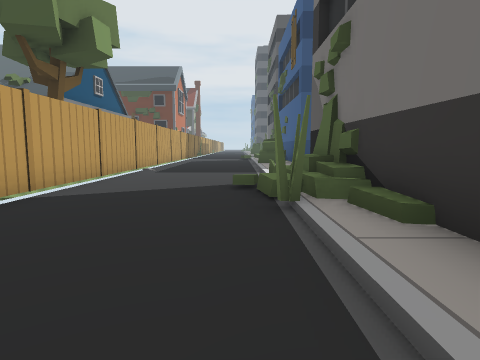
[1] (above)

24 first-person views from a walk through a 3-D level made in the Unity game engine. The camera is 1.4 m above the floor, tilts 6° down and sees 75° across. The floor is counted in squares, 2 m on a side. Each view is taken from the middle of a square. On the plan, view 1 faces up. The plan holds only what a view shows up to about 10 squares ahead; the rest is blank. The place goes on beyond the plan. The player is left out. Some animated figures are not drawn. Some surface patterns are stand-ins.

[2]
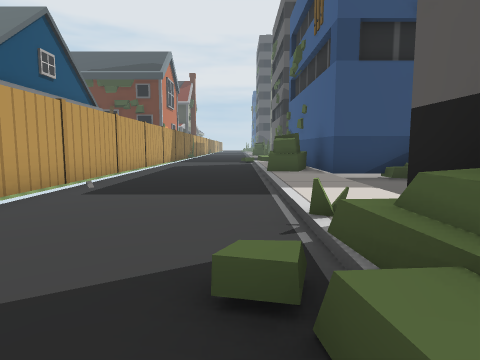

[3]
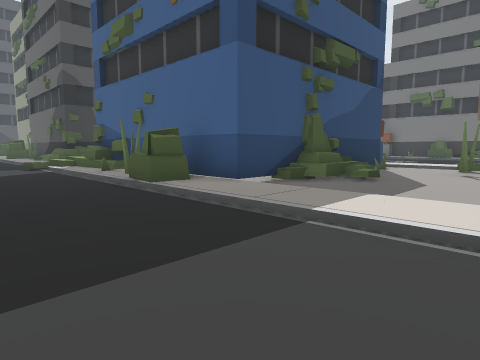

[4]
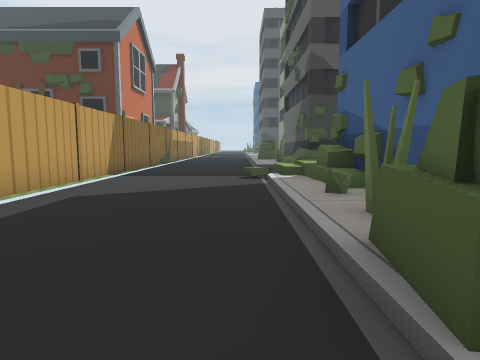

[5]
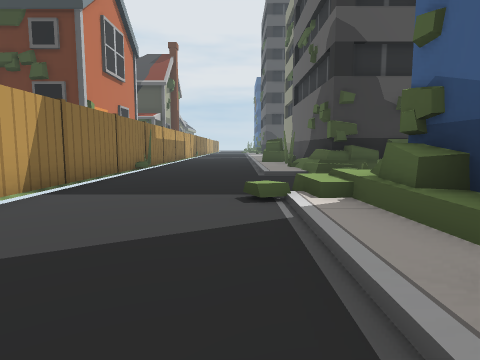

[6]
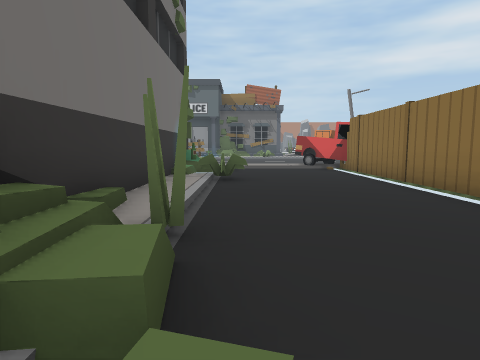

[7]
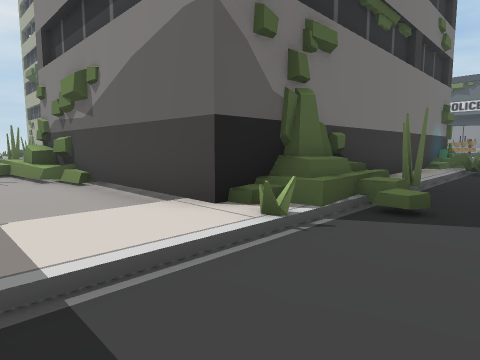

[8]
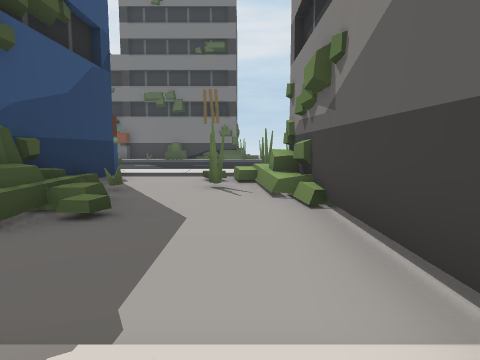

[9]
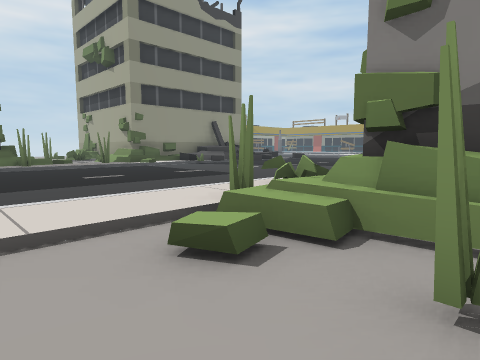

[10]
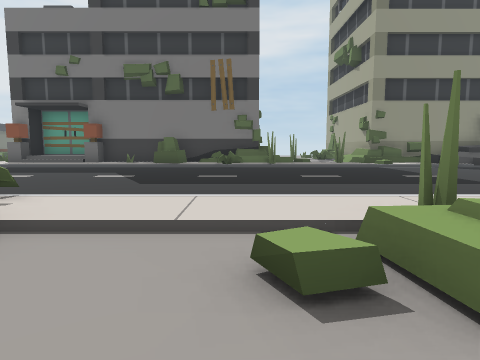

[11]
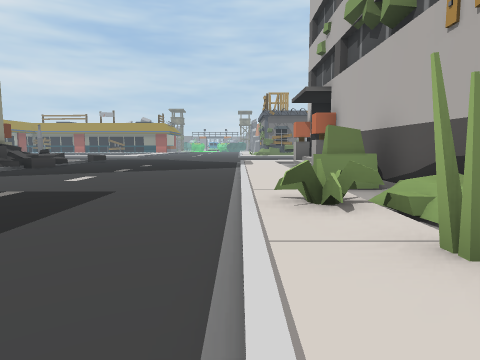

[12]
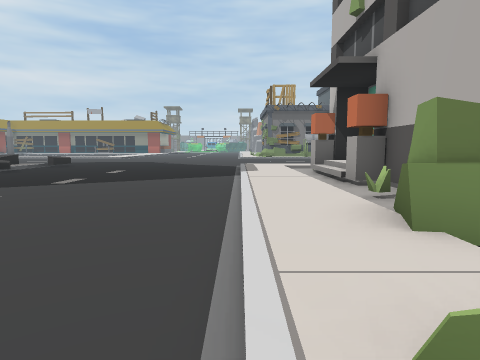

[13]
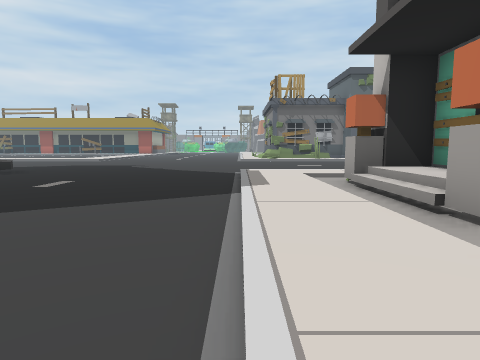

[14]
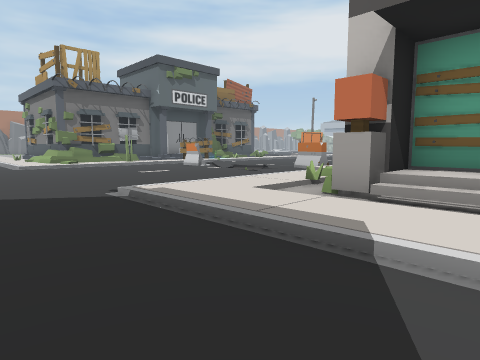

[15]
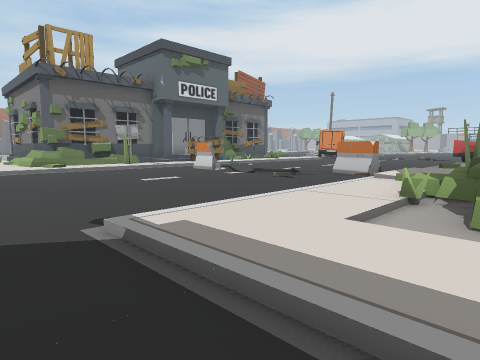

[16]
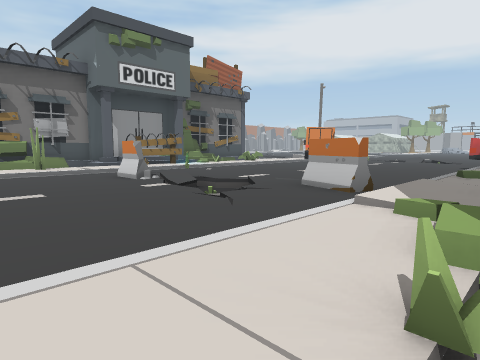

[17]
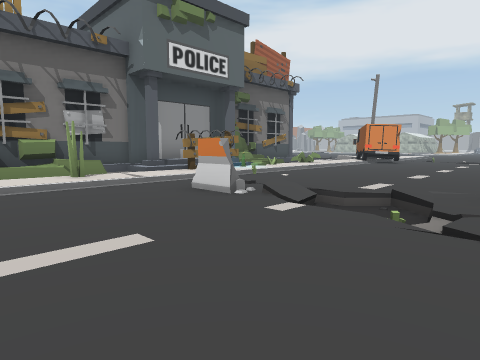

[18]
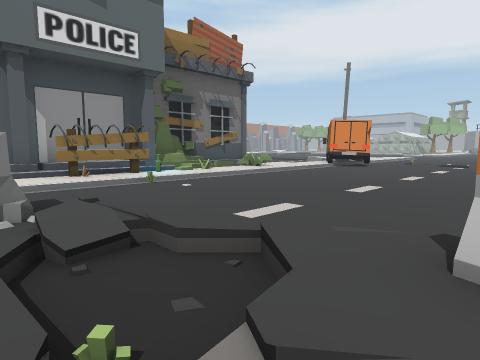

[19]
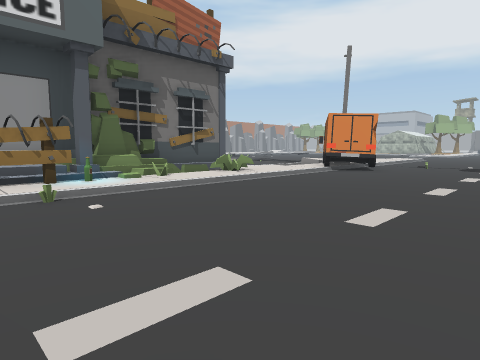

[20]
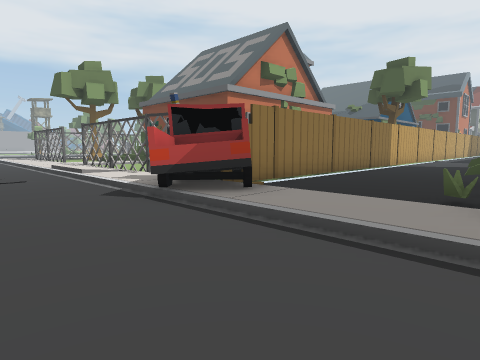

[21]
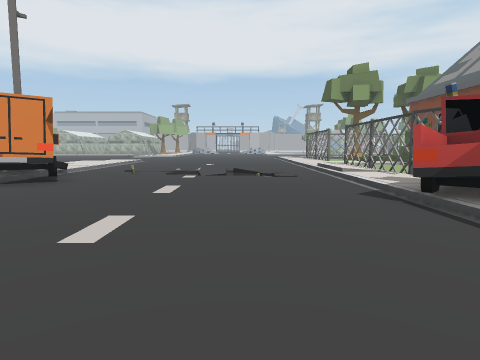

[22]
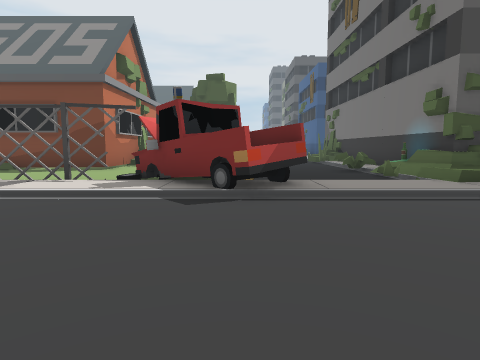

[23]
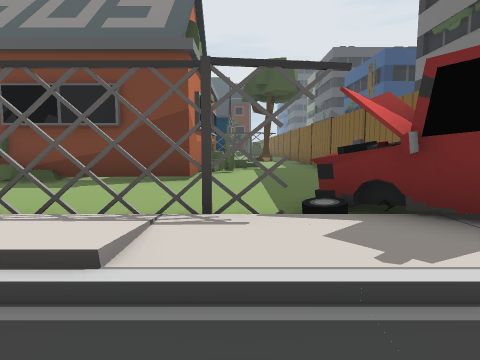

[24]
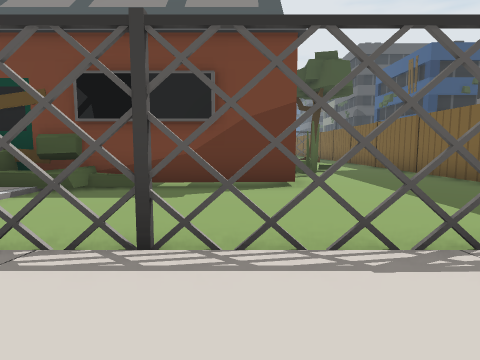

### Floor plan
Key: @ floor where view 1 was taken; # wall or solid block; x gap in a wall; . main floor; : floor 0.25 m higher than the main floor; - floor 0.5 m lower than the main floor; + floor 0.75 m higher than the main floor; / step, stairs or slope; = window, fence, low wall or low ledge; ^ raised ledge; O other object.
Columns run from 9 left of view 1 to 19 right of it. Each row starts with its distance up from view 1.
 24       #...//#
 23       #...:=##
 22       #.../=#=
 21       #..../=
 20       #....
 19       #.../=
 18       #..//#
 17       #...:#
 16       #...:#             ..
 15       #...=#            ...
 14       #...##           ....
 13       #...##         ......
 12       #...###     ##=......
 11       #...:/#######:/......
 10       #...:/..=#...:/......
  9       #...:/.......:/......
  8       #...:/....##=:/....../#
  7       #...=#######=#/....../
  6       #...##     #==/......
  5       #...##     #==/......
  4   #=..#...##     ###/......
  3   #=..#.../#     ##:/......
  2   ##..#...:#     #=:/......
  1   #...#...:#     #.:/......
  0 ###...#..@:#     #/:/......x
 -1 ......#..#=#     +///......=
 -2 ......#...O#    ^+///......
 -3 .....OO..=##    ##/:/......#
 -4 xxxOO#O///## #  ==/:/.......
 -5 /::::OOO::::::::::::/.....=
 -6 ......O...................=.
 -7 ../..........#./............
 -8 ./-...........//......
 -9  /-...........-.......
-10 .//...........:.......
-11 ../...........#/......
-12 ... #................
-13 //###////////////////
-14      :/==/=O##//#///
-15       /##/####/####=
-16       #####  ##==#

Where each view was taken, in squares from view 1:
view 1: 0 up, 0 right, facing up
view 2: 4 up, 0 right, facing up
view 3: 7 up, 2 left, facing up-right
view 4: 11 up, 0 right, facing up
view 5: 14 up, 0 right, facing up
view 6: 6 up, 0 right, facing down
view 7: 9 up, 1 left, facing down-right
view 8: 8 up, 1 right, facing right
view 9: 10 up, 7 right, facing down-right
view 10: 9 up, 7 right, facing right
view 11: 9 up, 11 right, facing down
view 12: 6 up, 11 right, facing down
view 13: 3 up, 11 right, facing down
view 14: 1 down, 13 right, facing down-left
view 15: 3 down, 12 right, facing down-left
view 16: 4 down, 9 right, facing down-left
view 17: 7 down, 9 right, facing down-left
view 18: 7 down, 6 right, facing down-left
view 19: 8 down, 4 right, facing down-left
view 20: 8 down, 1 right, facing up-left
view 21: 8 down, 1 right, facing left
view 22: 10 down, 3 left, facing up
view 23: 7 down, 6 left, facing up
view 24: 6 down, 8 left, facing up
